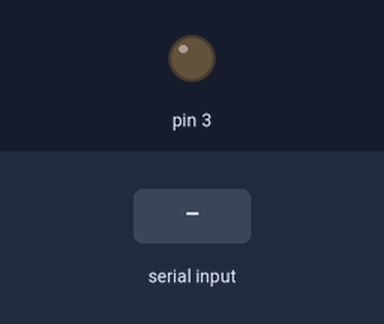
This sketch was run on a simulated Arduino Uno, built with avr-gcc and run on an emulated ATmega328P. On the bench: output pins drawn as LEDs (lit = HIGH). The test bench sets the inputs (shaded band). What the sketch prints to the serial monitor is not drawn.

Above: at 1.2 s.
1.3 s: "0" received over the second serial link
At 1.7 s:
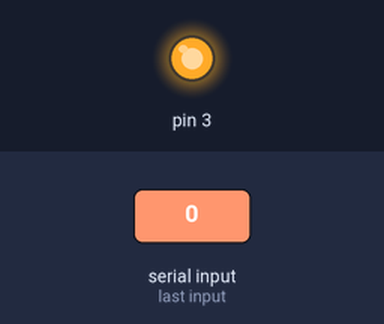
2.8 s: "1" received over the second serial link
At 4.1 s:
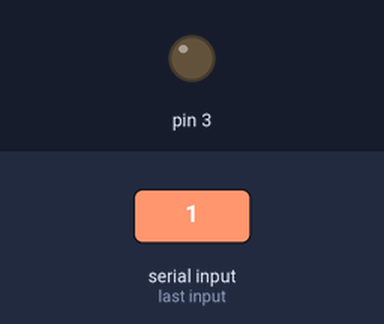
Timing chart, 0 to 5.8 s (numbered marks = the images above; inputs shaded):
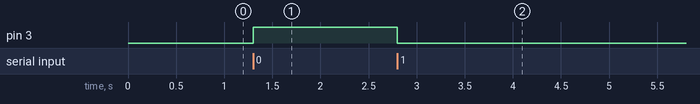

Measured:
- after the input at 1.3 s, pin 3: LOW → HIGH at once
- after the input at 2.8 s, pin 3: HIGH → LOW at once

The sketch:

Tics__4_-_B3_.ino
```cpp
#include <SoftwareSerial.h>

SoftwareSerial Comunicacion_B(10,11);

char entrada_Dato;

void setup() {
  Serial.begin(9600);
  Serial.print("Listo");
  Comunicacion_B.begin(38400);
  pinMode(3,OUTPUT);
}

void loop() {
  if (Comunicacion_B.available()){
    //Serial.write(Comunicacion_B.read());
    entrada_Dato=Comunicacion_B.read();
    if(entrada_Dato=='0'){
      digitalWrite(3,HIGH);
      }
    if(entrada_Dato=='1'){
    digitalWrite(3,LOW);
      }
    }

    if (Serial.available()){
      Comunicacion_B.write(Serial.read());
      }
}
```
